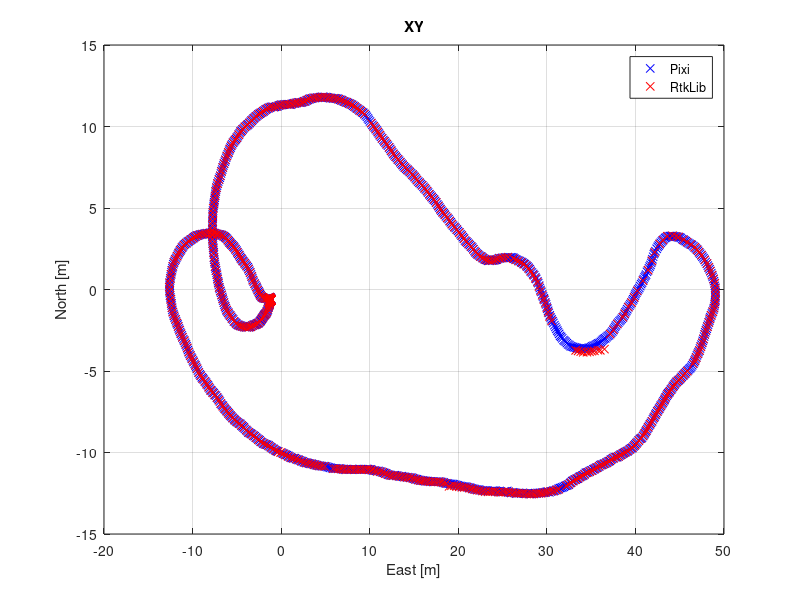
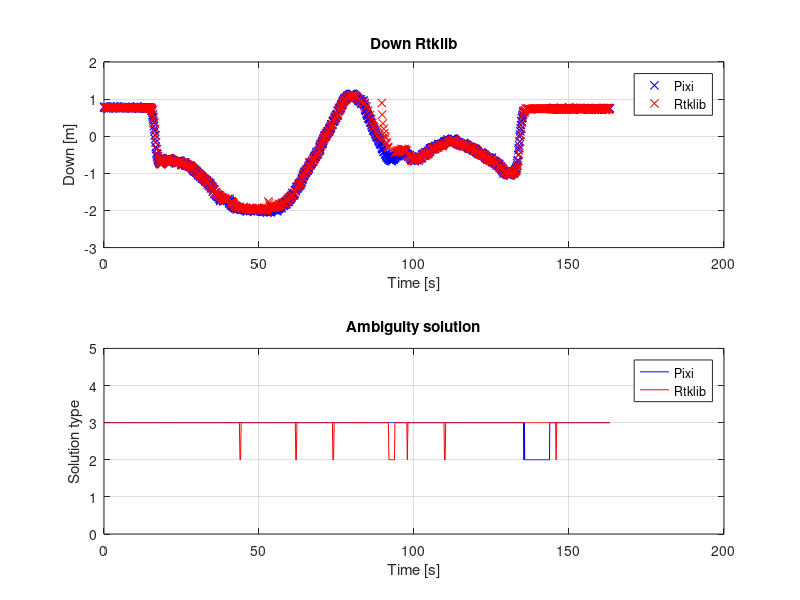
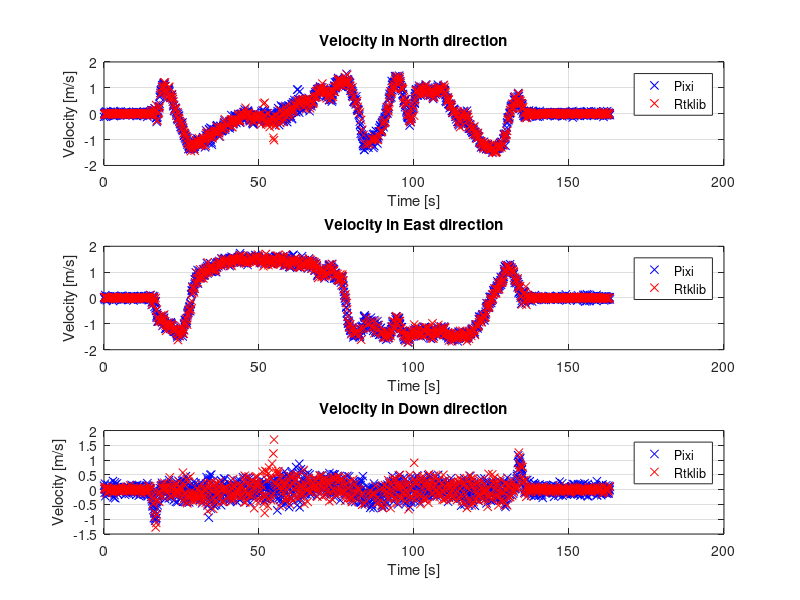
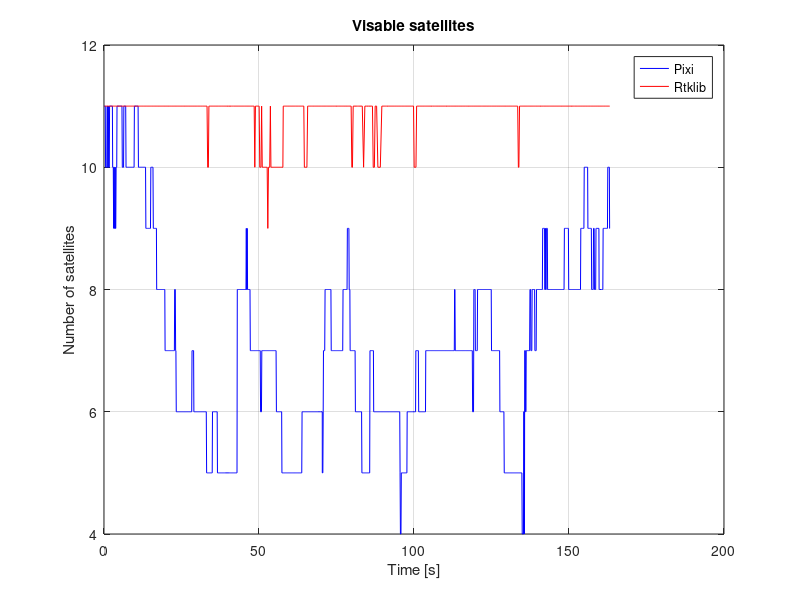

Reproduce these figures in MATLAB, in order. (Note: this script raises an error after producing the figures.)
%piksi 22
%rtklib 23
close all;
clear;
load('log_folder/neptusLog/Vandring5/Data.mat')
PIXI = 1;
len = length(RtkFix.src_ent);

numberRTK = 0;
numberPIXI = 0;
%% Finding the number of RKT and PIXI
for i=1:len
    if RtkFix.src_ent(i) == 22
        numberPIXI = numberPIXI+1;
    elseif RtkFix.src_ent(i) == 23
        numberRTK = numberRTK +1;
    end
end
%% Initializing variables for RTK and PIXI

% RTK
timestamp_r = zeros(1,numberRTK);
src_r = zeros(1,numberRTK);
src_ent_r = zeros(1,numberRTK);
dst_r =zeros(1,numberRTK);
tow_r = zeros(1,numberRTK);
n_r = zeros(1,numberRTK);
e_r = zeros(1,numberRTK);
d_r = zeros(1,numberRTK);
v_n_r = zeros(1,numberRTK);
v_e_r = zeros(1,numberRTK);
v_d_r = zeros(1,numberRTK);
satellites_r = zeros(1,numberRTK);
iar_hyp_r = zeros(1,numberRTK);
iar_ratio_r = zeros(1,numberRTK);
type_r = zeros(1,numberRTK);

% PIXI
timestamp_p = zeros(1,numberPIXI);
src_p = zeros(1,numberPIXI);
src_ent_p = zeros(1,numberPIXI);
dst_p =zeros(1,numberPIXI);
tow_p = zeros(1,numberPIXI);
n_p = zeros(1,numberPIXI);
e_p = zeros(1,numberPIXI);
d_p = zeros(1,numberPIXI);
v_n_p = zeros(1,numberPIXI);
v_e_p = zeros(1,numberPIXI);
v_d_p = zeros(1,numberPIXI);
satellites_p = zeros(1,numberPIXI);
iar_hyp_p = zeros(1,numberPIXI);
iar_ratio_p = zeros(1,numberPIXI);
type_p = zeros(1,numberPIXI);
timeStart = RtkFix.timestamp(1);
%% Extracting PIXI and RTK
j = 1;%PIXI
k = 1;%RTK
fixPixi = 1;
fixRTK = 1;

for i=1:len
    if RtkFix.src_ent(i) == 22
        timestamp_p(j) = RtkFix.timestamp(i);
        src_p(j) = RtkFix.src(i);
        src_ent_p(j) = RtkFix.src_ent(i);
        dst_p(j) =RtkFix.dst(i);
        tow_p(j) = RtkFix.tow(i);
        n_p(j) = RtkFix.n(i);
        e_p(j) = RtkFix.e(i);
        d_p(j) = RtkFix.d(i);
        v_n_p(j) = RtkFix.v_n(i);
        v_e_p(j) =RtkFix.v_e(i);
        v_d_p(j) = RtkFix.v_d(i);
        satellites_p(j) =  RtkFix.satellites(i);
        iar_hyp_p(j) =  RtkFix.iar_hyp(i);
        iar_ratio_p(j) =  RtkFix.iar_ratio(i);
        if strcmp(RtkFix.type(i,1:2),'FI')
            type_p(j) = 3;
%             nf_p(fixPixi) = n_p(j);
%             ef_p(fixPixi) = e_p(j);
%             df_p(fixPixi) = d_p(j);
%             dft_p(fixPixi) = timestamp_p(j);
            fixPixi = fixPixi +1;
        elseif strcmp(RtkFix.type(i,1:2),'FL')
            type_p(j) = 2;
        elseif strcmp(RtkFix.type(i),'O')
            type_p(j) = 1;
        else
            type_p(j) = 0;
        end
        j = j+1;
    else
        timestamp_r(k) = RtkFix.timestamp(i);
        src_r(k) =  RtkFix.src(i);
        src_ent_r(k) =  RtkFix.src_ent(i);
        dst_r(k) = RtkFix.dst(i);
        tow_r(k) =  RtkFix.tow(i);
        n_r(k) =  RtkFix.n(i);
        e_r(k) =  RtkFix.e(i);
        d_r(k) =  RtkFix.d(i);
        v_n_r(k) =  RtkFix.v_n(i);
        v_e_r(k) =  RtkFix.v_e(i);
        v_d_r(k) =  RtkFix.v_d(i);
        satellites_r(k) =  RtkFix.satellites(i);
        iar_hyp_r(k) =  RtkFix.iar_hyp(i);
        iar_ratio_r(k) =  RtkFix.iar_ratio(i);
        if strcmp(RtkFix.type(i,1:2),'FI')
            type_r(k) = 3;
            fixRTK = fixRTK +1;
        elseif strcmp(RtkFix.type(i,1:2),'FL')
            type_r(k) = 2;
        elseif strcmp(RtkFix.type(i), 'O')
            type_r(k) = 1;
        else
            type_r(k) = 0;
        end
        k = k+1;
        
    end
        

end
%% Calculate time difference between timestamp

deltatime_r = zeros(1,length(n_r)-1);
deltatime_p = zeros(1,length(n_p)-1);

for i = 1:length(n_r)-1
    deltatime_r(i) = timestamp_r(i+1)-timestamp_r(i);
end
for i = 1:length(n_p)-1
    deltatime_p(i) = timestamp_p(i+1)-timestamp_p(i);
end
%% Retrive only fix type solution
% RTK
timestampFix_r = zeros(1,fixRTK-1);
srcFix_r = zeros(1,fixRTK-1);
src_entFix_r = zeros(1,fixRTK-1);
dstFix_r =zeros(1,fixRTK-1);
towFix_r = zeros(1,fixRTK-1);
nFix_r = zeros(1,fixRTK-1);
eFix_r = zeros(1,fixRTK-1);
dFix_r = zeros(1,fixRTK-1);
vFix_n_r = zeros(1,fixRTK-1);
vFix_e_r = zeros(1,fixRTK-1);
vFix_d_r = zeros(1,fixRTK-1);
satellitesFix_r = zeros(1,fixRTK-1);
iar_hypFix_r = zeros(1,fixRTK-1);
iar_ratioFix_r = zeros(1,fixRTK-1);

%Piksi
timestampFix_p = zeros(1,fixPixi-1);
srcFix_p = zeros(1,fixPixi-1);
src_entFix_p = zeros(1,fixPixi-1);
dstFix_p =zeros(1,fixPixi-1);
towFix_p = zeros(1,fixPixi-1);
nFix_p = zeros(1,fixPixi-1);
eFix_p = zeros(1,fixPixi-1);
dFix_p = zeros(1,fixPixi-1);
vFix_n_p = zeros(1,fixPixi-1);
vFix_e_p = zeros(1,fixPixi-1);
vFix_d_p = zeros(1,fixPixi-1);
satellitesFix_p = zeros(1,fixPixi-1);
iar_hypFix_p = zeros(1,fixPixi-1);
iar_ratioFix_p = zeros(1,fixPixi-1);
PiksiFixC = 1;
for i=1:j-1
    if type_p(i)==3
        timestampFix_p(PiksiFixC) = timestamp_p(i);
        srcFix_p(PiksiFixC) = src_p(i);
        src_entFix_p(PiksiFixC) = src_ent_p(i);
        dstFix_p(PiksiFixC) =dst_p(i);
        towFix_p(PiksiFixC) = tow_p(i);
        nFix_p(PiksiFixC) = n_p(i);
        eFix_p(PiksiFixC) = e_p(i);
        dFix_p(PiksiFixC) = d_p(i);
        vFix_n_p(PiksiFixC) = v_n_p(i);
        vFix_e_p(PiksiFixC) = v_e_p(i);
        vFix_d_p(PiksiFixC) = v_d_p(i);
        satellitesFix_p(PiksiFixC) = satellites_p(i);
        iar_hypFix_p(PiksiFixC) = iar_hyp_p(i);
        iar_ratioFix_p(PiksiFixC) = iar_ratio_p(i);
        PiksiFixC = PiksiFixC +1;
    end
end
RTKFixC = 1;
for i=1:k-1
    if type_r(i)==3
        timestampFix_r(RTKFixC) = timestamp_r(i);
        srcFix_r(RTKFixC) = src_r(i);
        src_entFix_r(RTKFixC) = src_ent_r(i);
        dstFix_r(RTKFixC) =dst_r(i);
        towFix_r(RTKFixC) = tow_r(i);
        nFix_r(RTKFixC) = n_r(i);
        eFix_r(RTKFixC) = e_r(i);
        dFix_r(RTKFixC) = d_r(i);
        vFix_n_r(RTKFixC) = v_n_r(i);
        vFix_e_r(RTKFixC) = v_e_r(i);
        vFix_d_r(RTKFixC) = v_d_r(i);
        satellitesFix_r(RTKFixC) = satellites_r(i);
        iar_hypFix_r(RTKFixC) = iar_hyp_r(i);
        iar_ratioFix_r(RTKFixC) = iar_ratio_r(i);
        RTKFixC = RTKFixC +1;
    end
end

%% Calculate standard deviation of the difference between rtklib and piksi
minL = min([fixPixi fixRTK])-1;
ex = zeros(1,minL);
ey = zeros(1,minL);
ez = zeros(1,minL);
eu = zeros(1,minL);
ev = zeros(1,minL);
ew = zeros(1,minL);

stdx = zeros(1,minL);
stdy = zeros(1,minL);
stdz = zeros(1,minL);
stdu = zeros(1,minL);
stdv = zeros(1,minL);
stdw = zeros(1,minL);

for i=1:minL
    ex(i) = nFix_r(i)-nFix_p(i); 
    ey(i) = eFix_r(i)-eFix_p(i);
    ez(i) = dFix_r(i)-dFix_p(i);
    eu(i) = vFix_n_r(i)-vFix_n_p(i);
    ev(i) = vFix_e_r(i)-vFix_e_p(i);
    ew(i) = vFix_d_r(i)-vFix_d_p(i);

    stdx(i) = std(ex(1:i));
    stdy(i) = std(ey(1:i));
    stdz(i) = std(ez(1:i));
    stdu(i) = std(eu(1:i));
    stdv(i) = std(ev(1:i));
    stdw(i) = std(ew(1:i));
end

%% Plot
TimeEndr = length(timestamp_r);
TimeEndp = length(timestamp_p);
if PIXI
    figure(1);
    plot(eFix_p,nFix_p,'xb');
    hold on;
    plot(eFix_r,nFix_r,'xr');
    grid on;
    title('XY'); 
    xlabel('East [m]'); ylabel('North [m]');
    legend('Pixi','RtkLib');

    % figure(2);
    % plot3(e_p,n_p,d_p);
    % grid on;
    % title('NED Piksi'); 
    % xlabel('East [m]'); ylabel('North [m]'); zlabel('Down [m]');
    % 
    % figure(4);
    % plot3(e_r,n_r,d_r);
    % grid on;
    % title('NED rtklib'); 
    % xlabel('East [m]'); ylabel('North [m]'); zlabel('Down [m]');


    figure(2);
    subplot(2,1,1);
    plot(timestampFix_p(1:fixPixi-1)-timeStart,dFix_p(1:fixPixi-1),'xb');
%     plot(dft_p-timeStart,df_p,'b');
    % grid on;
    % title('Down Piksi'); 
    % xlabel('Time [s]'); ylabel('Down [m]');

    hold on;
    plot(timestampFix_r(1:fixRTK-1)-timeStart,dFix_r(1:fixRTK-1),'xr');
    grid on;
    title('Down Rtklib');
    legend('Pixi','Rtklib')
    xlabel('Time [s]');
    ylabel('Down [m]');

    subplot(2,1,2)
    plot(timestamp_p(1:TimeEndp)-timeStart,type_p(1:TimeEndp),'b');
    hold on;
    plot(timestamp_r(1:TimeEndr)-timeStart,type_r(1:TimeEndr),'r');
    grid on;
    title('Ambiguity solution')
    ylabel('Solution type')
    xlabel('Time [s]');
    legend('Pixi','Rtklib');
    ylim([0 5]);

    figure(3)
    subplot(3,1,1)
    plot(timestamp_p(1:TimeEndp)-timeStart,v_n_p(1:TimeEndp),'xb');
    hold on;
    grid on;
    plot(timestamp_r(1:TimeEndr)-timeStart,v_n_r(1:TimeEndr),'xr')
    legend('Pixi','Rtklib');
    title('Velocity in North direction');
    ylabel('Velocity [m/s]')
    xlabel('Time [s]');

    subplot(3,1,2)
    plot(timestamp_p(1:TimeEndp)-timeStart,v_e_p(1:TimeEndp),'xb');
    hold on;
    grid on;
    plot(timestamp_r(1:TimeEndr)-timeStart,v_e_r(1:TimeEndr),'xr')
    % plot(timestamp_p(1:TimeEnd)-timeStart,ed_p(1:TimeEnd),'g');
    % plot(timestamp_r(1:TimeEnd)-timeStart,ed_r(1:TimeEnd),'c')
    legend('Pixi','Rtklib');
    title('Velocity in East direction');
    ylabel('Velocity [m/s]')
    xlabel('Time [s]');

    subplot(3,1,3)
    plot(timestamp_p(1:TimeEndp)-timeStart,v_d_p(1:TimeEndp),'xb');
    hold on;
    grid on;
    plot(timestamp_r(1:TimeEndr)-timeStart,v_d_r(1:TimeEndr),'xr')
    legend('Pixi','Rtklib');
    title('Velocity in Down direction');
    ylabel('Velocity [m/s]')
    xlabel('Time [s]');

    figure(4)
    plot(timestamp_p(1:TimeEndp)-timeStart,satellites_p(1:TimeEndp),'b');
    hold on;
    plot(timestamp_r(1:TimeEndr)-timeStart,satellites_r(1:TimeEndr),'r');
    grid on;
    title('Visable satellites')
    xlabel('Time [s]');
    ylabel('Number of satellites');
    legend('Pixi','Rtklib');
    ylim([4 12])
    
    
    figure(5) 
    histogram(deltatime_r)
    title('RTKLIB');
    xlabel('Time [s]');
	figure(6)
    histogram(deltatime_p);
    title('Piksi');
    figure(7)
    plot(stdx);
    figure(8)
    plot(stdy);
    figure(9)
    plot(stdz);
    figure(10)
    plot(stdu);
    figure(11)
    plot(stdv);
    figure(12)
    plot(stdw);
    
else
    figure(1);
    plot(e_r,n_r,'r');
    grid on;
    title('XY'); 
    xlabel('East [m]'); ylabel('North [m]');

    % figure(2);
    % plot3(e_p,n_p,d_p);
    % grid on;
    % title('NED Piksi'); 
    % xlabel('East [m]'); ylabel('North [m]'); zlabel('Down [m]');
    % 
    % figure(4);
    % plot3(e_r,n_r,d_r);
    % grid on;
    % title('NED rtklib'); 
    % xlabel('East [m]'); ylabel('North [m]'); zlabel('Down [m]');


    figure(2);
    subplot(2,1,1);
    plot(timestamp_r(1:TimeEndr)-timeStart,d_r(1:TimeEndr),'r');
    grid on;
    title('Down Rtklib');
    xlabel('Time [s]');
    ylabel('Down [m]');

    subplot(2,1,2)
    plot(timestamp_r(1:TimeEndr)-timeStart,type_r(1:TimeEndr),'r');
    grid on;
    title('Abiguity solution')
    ylabel('Solution type')
    xlabel('Time [s]');
    ylim([0 5]);

    figure(3)
    subplot(3,1,1)
    grid on;
    plot(timestamp_r(1:TimeEndr)-timeStart,v_n_r(1:TimeEndr),'r')
    title('Velocity in North direction');
    ylabel('Velocity [m/s]')
    xlabel('Time [s]');

    subplot(3,1,2)
    grid on;
    plot(timestamp_r(1:TimeEndr)-timeStart,v_e_r(1:TimeEndr),'r')
    title('Velocity in East direction');
    ylabel('Velocity [m/s]')
    xlabel('Time [s]');

    subplot(3,1,3)
    grid on;
    plot(timestamp_r(1:TimeEndr)-timeStart,v_d_r(1:TimeEndr),'r')
    title('Velocity in Down direction');
    ylabel('Velocity [m/s]')
    xlabel('Time [s]');

    figure(4)
    plot(timestamp_r(1:TimeEndr)-timeStart,satellites_r(1:TimeEndr),'r');
    grid on;
    title('Visable satellites')
    xlabel('Time [s]');
    ylabel('Number of satellites');
    ylim([4 12])
end
